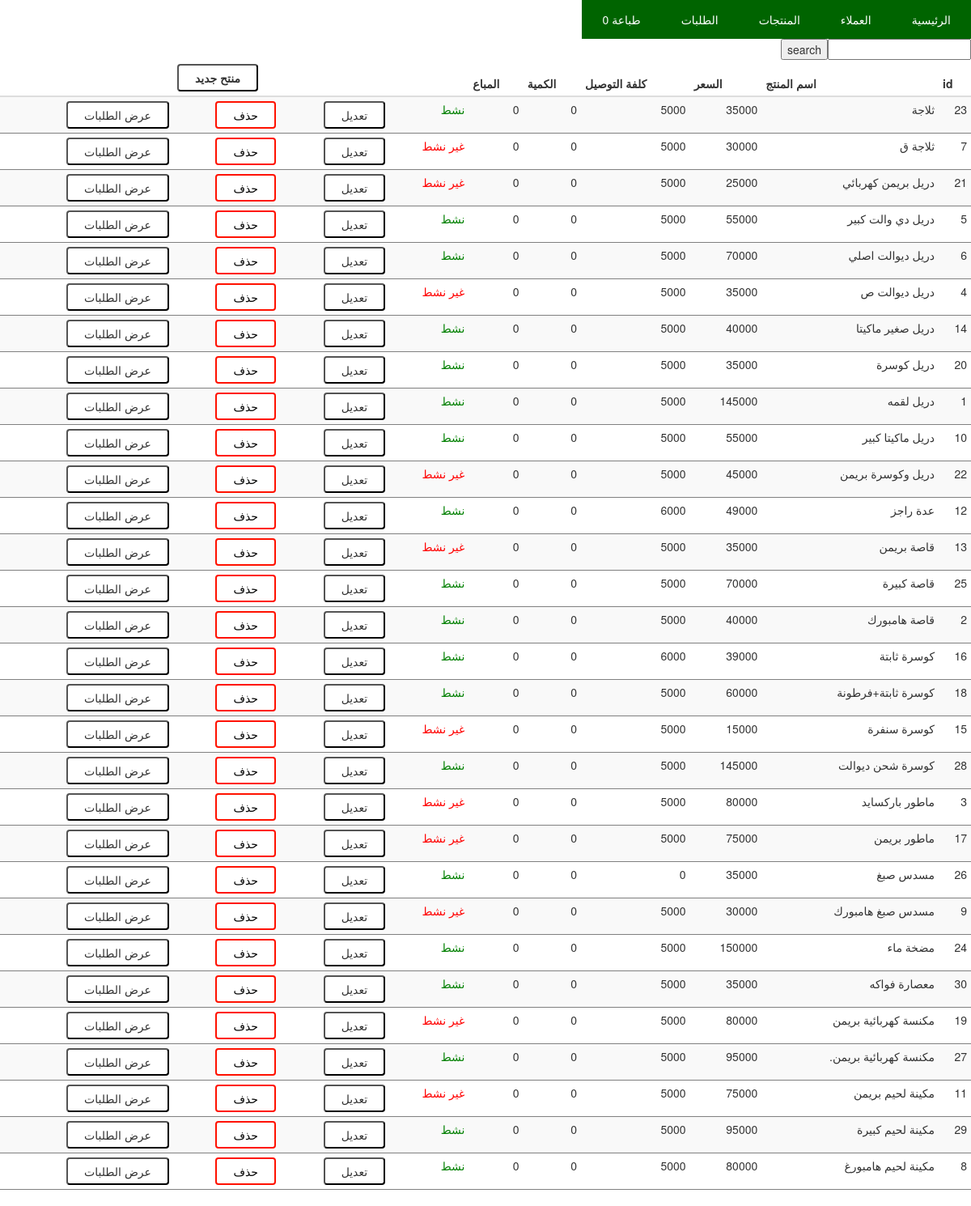
/products.php, run on the app's committed database.
### tables this page shows
CREATE TABLE `products` (
  `id` int(11) NOT NULL,
  `product_name` varchar(255) NOT NULL,
  `price` int(11) NOT NULL,
  `delivery_cost` int(11) NOT NULL,
  `quantity` int(11) NOT NULL,
  `pdisable` tinyint(1) NOT NULL
);

### query.php (called while the page is built, shortened)
<?php
try {
    $pdo = new PDO(DSN, DBUSER, DBPASS, DBOPTIONS);
} catch (PDOException $e) {
    echo "connection failed " .  $e->getMessage();
}
function fetchProducts()
{
    try {
        global $pdo;
        $sql = 'SELECT * FROM products ORDER BY product_name ASC';
        $stmt = $pdo->prepare($sql);
        $stmt->execute();
        return $stmt->fetchAll();
    } catch (PDOException $e) {
        echo 'fetching failed ' . $e->getMessage();
    }
}
function orderCount($oprint = false)
{
    $op = '';
    if ($oprint === true) {
        $op = ' WHERE oprint = 0';
    }
    try {
        global $pdo;
        $sql = 'SELECT id FROM orders' . $op;
        $stmt = $pdo->prepare($sql);
        $stmt->execute();
        return $stmt->rowCount();
    } catch (PDOException $e) {
        echo 'searching failed ' . $e->getMessage();
    }
}
function itemsCountByPId($product_id)
{
    try {
        global $pdo;
        $sql = 'SELECT id FROM order_items WHERE product_id = :product_id ';
        $stmt = $pdo->prepare($sql);
        $stmt->execute(['product_id' => $product_id]);
        return $stmt->rowCount();
    } catch (PDOException $e) {
        echo 'searching failed ' . $e->getMessage();
    }
}

### products.php (the view, shortened to what this page needs)
<?php include 'inc/header.inc'; ?>
</head>
<?php require_once('query.php'); ?>
<body>
    <?php include 'inc/navbar.inc'; ?>
    <form action="products.php"><input type="text" name="pname"><input type="submit" value="search"></form>
    <div>
        <table class="table table-condensed table-striped">
            <thead>
                <tr>
                    <th>id</th>
                    <th>اسم المنتج</th>
                    <th>السعر</th>
                    <th>كلفة التوصيل</th>
                    <th>الكمية</th>
                    <th>المباع</th>
                    <th></th>
                    <th colspan="2">
                        <form action="padd.php">
                            <button>منتح جديد</button>
                        </form>
                    </th>
                    <th></th>
                </tr>
            </thead>
            <?php
            if (array_key_exists('pname', $_GET)) {
                $products = searchProducts($_GET['pname']);
            } else {
                $products = fetchProducts();
            }
            foreach ($products as $key => $value) { ?>
                <tr>
                    <td><?php echo $products[$key]['id']; ?></td>
                    <td><?php echo $products[$key]['product_name']; ?></td>
                    <td><?php echo $products[$key]['price']; ?></td>
                    <td><?php echo $products[$key]['delivery_cost']; ?></td>
                    <td><?php echo $products[$key]['quantity']; ?></td>
                    <td><?php echo itemsCountByPId($products[$key]['id']); ?></td>
                    <td><?php echo ($products[$key]['pdisable'] == 0 ? '<div style="color:red;">غير نشط</div>' : '<div style="color:green;">نشط</div>'); ?></td>
                    <td>
                        <form action="pupd.php">
                            <button name="id" value="<?php echo $products[$key]['id'] ?>">تعديل</button>
                        </form>
                    </td>
                    <td>
                        <form action="pdel.php">
                            <button class="b1" name="id" value="<?php echo $products[$key]['id']; ?>">حذف</button>
                        </form>
                    </td>
                    <td>
                        <form action="orders.php">
                            <button name="pid" value="<?php echo $products[$key]['id'] ?>">عرض الطلبات</button>
                        </form>
                    </td>
                </tr>
            <?php
            } ?>
        </table>
    </div>
</body>
</html>

### inc/header.inc (shortened to what this page needs)
<!DOCTYPE html>
<head>
    <link href="s.css" rel="stylesheet" type="text/css">
    <link rel="stylesheet" href="https://maxcdn.bootstrapcdn.com/bootstrap/3.4.1/css/bootstrap.min.css">

### inc/navbar.inc
<?php require_once 'query.php'; ?>
<div class="nlinks">
<a href="index.php"> الرئيسية </a><a href="customers.php"> العملاء </a><a href="products.php"> المنتجات </a><a href="orders.php"> الطلبات </a><a href="bulkpo.php"> طباعة <?php echo orderCount(true) ; ?></a>
</div>

### s.css (style rules this page uses)
.nlinks a:link, .nlinks a:visited { background-color: darkgreen; color: white; padding: 14px 25px; text-align: center; text-decoration: none; display: inline-block; }
th, td { padding: 7px; border-bottom: 1px solid grey; }
table { border-spacing: 0px; }
button { cursor: pointer; padding: 5px 20px; border-radius: 4px; background-color: white; }
.b1 { background-color: white; color: black; border: 2px solid #ff1100; }

### data on the page
products: id "23", product_name "ثلاجة", price "35000", delivery_cost "5000", quantity "0", id "0", pdisable "نشط"
products: id "7", product_name "ثلاجة ق", price "30000", delivery_cost "5000", quantity "0", id "0", pdisable "غير نشط"
products: id "21", product_name "دريل بريمن كهربائي", price "25000", delivery_cost "5000", quantity "0", id "0", pdisable "غير نشط"
products: id "5", product_name "دريل دي والت كبير", price "55000", delivery_cost "5000", quantity "0", id "0", pdisable "نشط"
products: id "6", product_name "دريل ديوالت اصلي", price "70000", delivery_cost "5000", quantity "0", id "0", pdisable "نشط"
products: id "4", product_name "دريل ديوالت ص", price "35000", delivery_cost "5000", quantity "0", id "0", pdisable "غير نشط"
products: id "14", product_name "دريل صغير ماكيتا", price "40000", delivery_cost "5000", quantity "0", id "0", pdisable "نشط"
products: id "20", product_name "دريل كوسرة", price "35000", delivery_cost "5000", quantity "0", id "0", pdisable "نشط"
products: id "1", product_name "دريل لقمه", price "145000", delivery_cost "5000", quantity "0", id "0", pdisable "نشط"
products: id "10", product_name "دريل ماكيتا كبير", price "55000", delivery_cost "5000", quantity "0", id "0", pdisable "نشط"
products: id "22", product_name "دريل وكوسرة بريمن", price "45000", delivery_cost "5000", quantity "0", id "0", pdisable "غير نشط"
products: id "12", product_name "عدة راجز", price "49000", delivery_cost "6000", quantity "0", id "0", pdisable "نشط"
products: id "13", product_name "قاصة بريمن", price "35000", delivery_cost "5000", quantity "0", id "0", pdisable "غير نشط"
products: id "25", product_name "قاصة كبيرة", price "70000", delivery_cost "5000", quantity "0", id "0", pdisable "نشط"
products: id "2", product_name "قاصة هامبورك", price "40000", delivery_cost "5000", quantity "0", id "0", pdisable "نشط"
products: id "16", product_name "كوسرة ثابتة", price "39000", delivery_cost "6000", quantity "0", id "0", pdisable "نشط"
products: id "18", product_name "كوسرة ثابتة+فرطونة", price "60000", delivery_cost "5000", quantity "0", id "0", pdisable "نشط"
products: id "15", product_name "كوسرة سنفرة", price "15000", delivery_cost "5000", quantity "0", id "0", pdisable "غير نشط"
products: id "28", product_name "كوسرة شحن ديوالت", price "145000", delivery_cost "5000", quantity "0", id "0", pdisable "نشط"
products: id "3", product_name "ماطور باركسايد", price "80000", delivery_cost "5000", quantity "0", id "0", pdisable "غير نشط"
products: id "17", product_name "ماطور بريمن", price "75000", delivery_cost "5000", quantity "0", id "0", pdisable "غير نشط"
products: id "26", product_name "مسدس صبغ", price "35000", delivery_cost "0", quantity "0", id "0", pdisable "نشط"
products: id "9", product_name "مسدس صبغ هامبورك", price "30000", delivery_cost "5000", quantity "0", id "0", pdisable "غير نشط"
products: id "24", product_name "مضخة ماء", price "150000", delivery_cost "5000", quantity "0", id "0", pdisable "نشط"
products: id "30", product_name "معصارة فواكه", price "35000", delivery_cost "5000", quantity "0", id "0", pdisable "نشط"
products: id "19", product_name "مكنسة كهربائية بريمن", price "80000", delivery_cost "5000", quantity "0", id "0", pdisable "غير نشط"
products: id "27", product_name "مكنسة كهربائية بريمن.", price "95000", delivery_cost "5000", quantity "0", id "0", pdisable "نشط"
products: id "11", product_name "مكينة لحيم بريمن", price "75000", delivery_cost "5000", quantity "0", id "0", pdisable "غير نشط"
products: id "29", product_name "مكينة لحيم كبيرة", price "95000", delivery_cost "5000", quantity "0", id "0", pdisable "نشط"
products: id "8", product_name "مكينة لحيم هامبورغ", price "80000", delivery_cost "5000", quantity "0", id "0", pdisable "نشط"

### other printed values
orderCount(true) "0"
